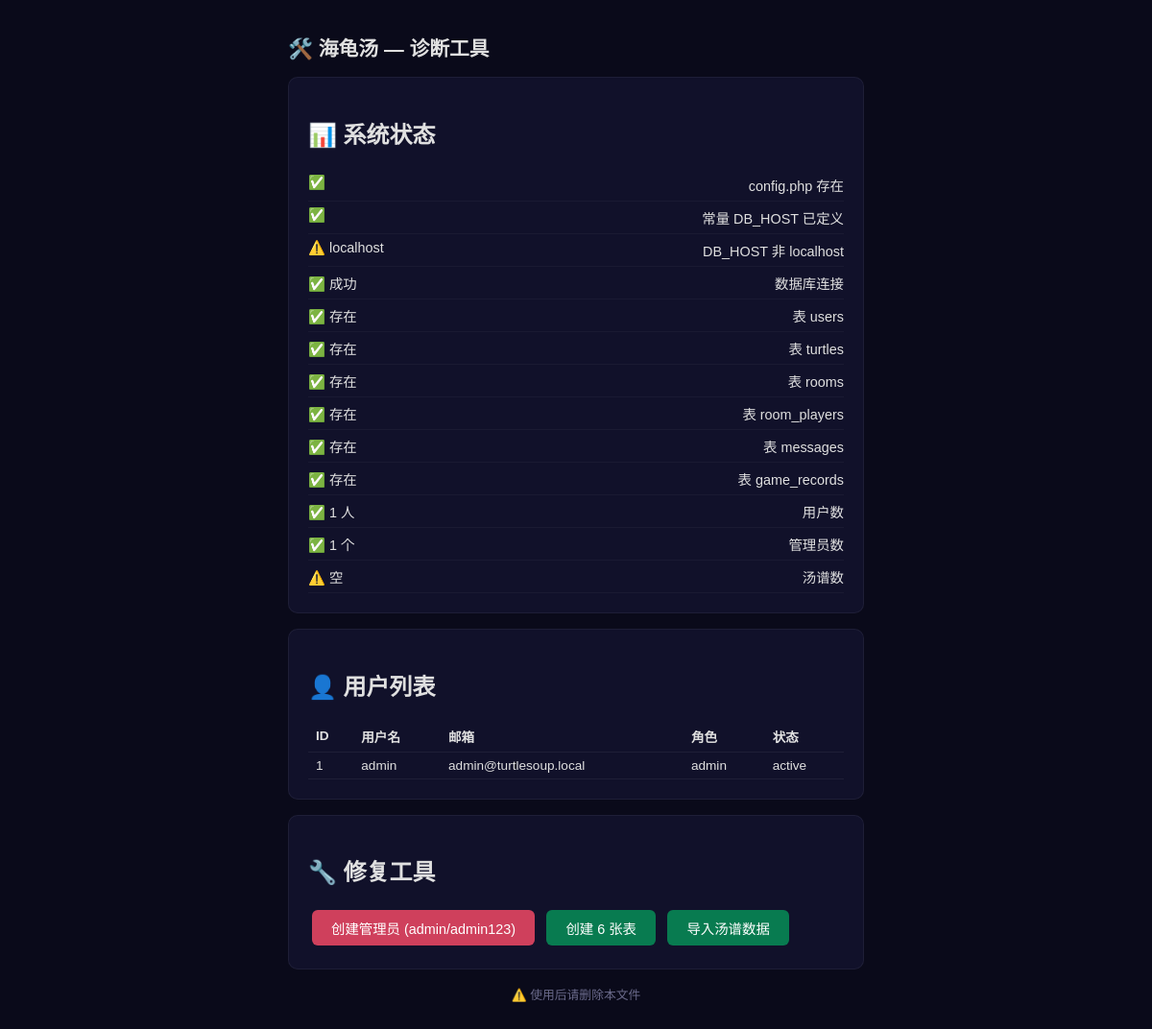
/tools.php, run on the app's committed database.
### tables this page shows
CREATE TABLE IF NOT EXISTS users (
    id INT AUTO_INCREMENT PRIMARY KEY,
    username VARCHAR(50) NOT NULL UNIQUE,
    email VARCHAR(100) NOT NULL UNIQUE,
    password VARCHAR(255) NOT NULL,
    avatar VARCHAR(255) DEFAULT '',
    role ENUM('user','admin') DEFAULT 'user',
    status ENUM('active','banned') DEFAULT 'active',
    token_balance INT DEFAULT 0,
    created_at TIMESTAMP DEFAULT CURRENT_TIMESTAMP
);

### tools.php (the view, shortened to what this page needs)
<?php
$steps = [];
$steps[] = ['config.php 存在', file_exists(__DIR__ . '/config.php') ? '✅' : '❌ 缺失'];
if (file_exists(__DIR__ . '/config.php')) {
    $steps[] = ['常量 DB_HOST 已定义', defined('DB_HOST') ? '✅' : '❌'];
    $steps[] = ['DB_HOST 非 localhost', (defined('DB_HOST') && DB_HOST !== 'localhost') ? '✅ '.DB_HOST : '⚠️ localhost'];
}
try {
    $db = getDB();
    $steps[] = ['数据库连接', '✅ 成功'];
    $tables = ['users','turtles','rooms','room_players','messages','game_records'];
    foreach ($tables as $t) {
        $exists = $db->query("SHOW TABLES LIKE '{$t}'")->fetchColumn();
        $steps[] = ["表 {$t}", $exists ? '✅ 存在' : '❌ 缺失'];
    }
    $userCount = $db->query('SELECT COUNT(*) FROM users')->fetchColumn();
    $turtleCount = $db->query('SELECT COUNT(*) FROM turtles')->fetchColumn();
    $adminCount = $db->query("SELECT COUNT(*) FROM users WHERE role='admin'")->fetchColumn();
    $steps[] = ["用户数", $userCount ? "✅ {$userCount} 人" : '⚠️ 空'];
    $steps[] = ["管理员数", $adminCount ? "✅ {$adminCount} 个" : '❌ 没有管理员'];
    $steps[] = ["汤谱数", $turtleCount ? "✅ {$turtleCount} 条" : '⚠️ 空'];
    if ($userCount > 0) {
        $stmt = $db->query("SELECT id, username, email, role, status FROM users");
        $users = $stmt->fetchAll(PDO::FETCH_ASSOC);
    }
} catch (Exception $e) {
    $steps[] = ['数据库连接', '❌ ' . $e->getMessage()];
}
?><!DOCTYPE html>
<html><head><meta charset="UTF-8"><title>🛠️ 诊断工具</title>
</head><body>
<h1>🛠️ 海龟汤 — 诊断工具</h1>
<div class="box">
<h2>📊 系统状态</h2>
<?php foreach($steps as $s): ?>
<div class="row"><span><?=htmlspecialchars($s[1])?></span><span><?=htmlspecialchars($s[0])?></span></div>
<?php endforeach; ?>
</div>
<?php if(isset($users) && !empty($users)): ?>
<div class="box">
<h2>👤 用户列表</h2>
<table><tr><th>ID</th><th>用户名</th><th>邮箱</th><th>角色</th><th>状态</th></tr>
<?php foreach($users as $u): ?>
<tr><td><?=$u['id']?></td><td><?=htmlspecialchars($u['username'])?></td><td><?=htmlspecialchars($u['email'])?></td><td><?=$u['role']?></td><td><?=$u['status']?></td></tr>
<?php endforeach; ?>
</table></div>
<?php endif; ?>
<div class="box">
<h2>🔧 修复工具</h2>
<form method="POST" style="display:inline"><input type="hidden" name="action" value="create_admin"><button class="btn">创建管理员 (admin/admin123)</button></form>
<form method="POST" style="display:inline"><input type="hidden" name="action" value="create_tables"><button class="btn btn2">创建 6 张表</button></form>
<form method="POST" style="display:inline"><input type="hidden" name="action" value="import_seed"><button class="btn btn2">导入汤谱数据</button></form>
</div>
<p style="color:#6a6a8a;font-size:0.8rem;text-align:center">⚠️ 使用后请删除本文件</p>
</body></html>

### tools.php (style rules this page uses)
body { font-family:sans-serif;background:#0a0a1a;color:#e0e0e0;padding:20px;max-width:600px;margin:0 auto }
h1 { font-size:1.3rem }
.box { background:rgba(20,20,50,0.7);border-radius:10px;padding:20px;margin:16px 0;border:1px solid rgba(255,255,255,0.06) }
.row { display:flex;justify-content:space-between;padding:6px 0;border-bottom:1px solid rgba(255,255,255,0.04);font-size:0.9rem }
.btn { padding:8px 20px;border:none;border-radius:6px;cursor:pointer;font-size:0.9rem;margin:4px;background:rgba(255,77,106,0.8);color:#fff }
.btn2 { background:rgba(0,230,118,0.5) }
table { width:100%;border-collapse:collapse;font-size:0.85rem }
td,th { padding:6px 8px;border-bottom:1px solid rgba(255,255,255,0.06);text-align:left }

### data on the page
users: id "1", username "admin", email "admin@turtlesoup.local", role "admin", status "active"

### other printed values
$s[1] "✅"
$s[0] "config.php 存在"
$s[0] "常量 DB_HOST 已定义"
$s[1] "⚠️ localhost"
$s[0] "DB_HOST 非 localhost"
$s[1] "✅ 成功"
$s[0] "数据库连接"
$s[1] "✅ 存在"
$s[0] "表 users"
$s[0] "表 turtles"
$s[0] "表 rooms"
$s[0] "表 room_players"
$s[0] "表 messages"
$s[0] "表 game_records"
$s[1] "✅ 1 人"
